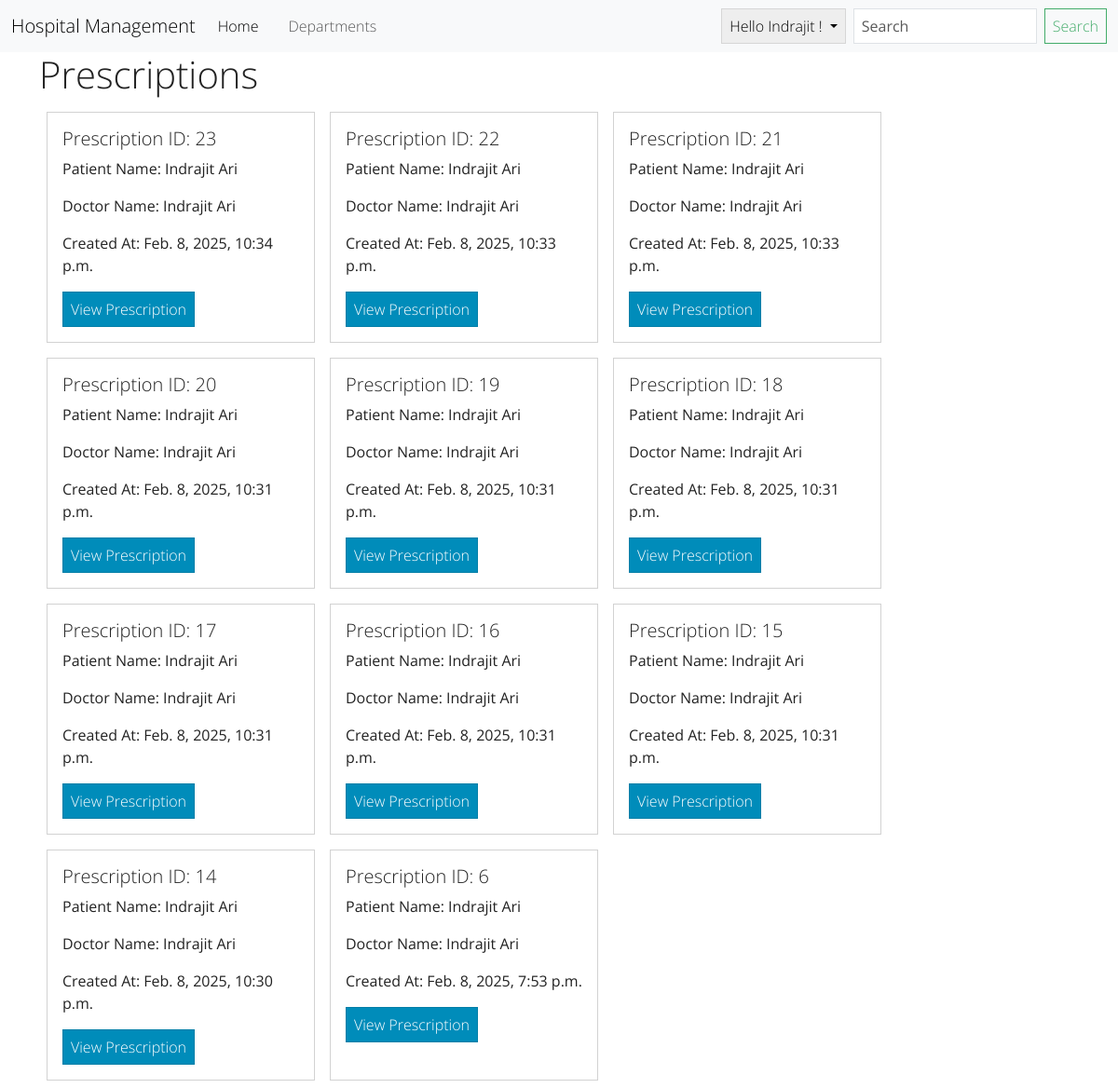
The app's page /prescriptions/ (signed in) with its own data.
### hospital/models.py (models this page shows, shortened)
class User(AbstractUser):
    username = None
    first_name = models.CharField(max_length=20)
    last_name = models.CharField(max_length=50)
    email = models.EmailField(unique=True)
    hospital = models.ForeignKey(
        'Hospital', on_delete=models.SET_NULL, null=True, blank=True)
    department = models.ForeignKey(
        Department, on_delete=models.SET_NULL, null=True, blank=True)
    role = models.CharField(max_length=20, choices=[
        ('admin', 'Admin'),
        ('doctor', 'Doctor'),
        ('staff', 'Staff'),
        ('patient', 'Patient')
    ], default='patient')
    groups = models.ManyToManyField(
        Group, related_name="hospital_users", blank=True)
    user_permissions = models.ManyToManyField(
        Permission, related_name="hospital_users_permissions", blank=True)
    abha_id = models.CharField(max_length=15, blank=True, null=True)
    USERNAME_FIELD = 'email'
    REQUIRED_FIELDS = []
    objects = CustomUserManager()

class Prescription(models.Model):
    id = models.AutoField(primary_key=True)
    patient = models.ForeignKey(User, on_delete=models.CASCADE)
    doctor = models.ForeignKey(
        User, on_delete=models.CASCADE, related_name='doctor_prescriptions')
    hospital = models.ForeignKey(Hospital, on_delete=models.CASCADE)
    age = models.IntegerField()
    weight = models.FloatField(blank=True, null=True)
    content = models.TextField()
    medicines = models.ManyToManyField(Medicine, null=True)  # Link medicine
    created_at = models.DateTimeField(auto_now_add=True)
    class Meta:
        ordering = ["created_at"]

### hospital_management/views.py (the view)
# urls.py: path("prescriptions/", views.get_prescriptions, name="patient_prescriptions"),
def get_prescriptions(request):
    prescriptions = Prescription.objects.filter(patient=request.user).order_by('-created_at').all()
    return render(request, 'prescriptions.html', {'prescriptions': prescriptions})

### templates/prescriptions.html (shortened to what this page needs)
{% extends "layout.html" %}
{% block content %}
<div class="container">
    <h1 class="ml-4">Prescriptions</h1>
    <div class="d-flex flex-wrap">
        {% for prescription in prescriptions %}
        <div class="card m-2" style="width: 18rem;">
            <div class="card-body">
                <h5 class="card-title">Prescription ID: {{ prescription.id }}</h5>
                <p class="card-text">Patient Name: {{ prescription.patient.first_name  }} {{prescription.patient.last_name}}</p>
                <p class="card-text">Doctor Name: {{ prescription.doctor.first_name }} {{prescription.doctor.last_name}}</p>
                <p class="card-text">Created At: {{ prescription.created_at }}</p>
                <a href="{% url 'show_prescription' prescription.id %}" class="btn btn-primary">View Prescription</a>
            </div>
        </div>
        {% endfor %}
    </div>
</div>
{% endblock content %}

### templates/partials/navbar.html (shortened to what this page needs)
<nav class="navbar navbar-expand-lg bg-body-tertiary">
    <div class="container-fluid">
      <a class="navbar-brand" href="{% url "home" %}">Hospital Management</a>
      <div class="collapse navbar-collapse" id="navbarSupportedContent">
        <ul class="navbar-nav me-auto mb-2 mb-lg-0">
          <li class="nav-item">
            <a class="nav-link active" aria-current="page" href="{% url "home" %}">Home</a>
          </li>
          {% if request.user.is_authenticated%}
          {% if request.user.role == "doctor" %}
          <li class="nav-item">
            <a class="nav-link" href="{% url 'doctor_dashboard' %}"></a>
          </li>
          {%endif %}
          <a href="{% url "departments" %}" class="nav-link">Departments </a>
          {% endif %}
        </ul>
        {%if request.user.is_authenticated %}
        <div class="dropdown mx-2">
          <button class="btn btn-secondary dropdown-toggle" type="button" data-bs-toggle="dropdown" aria-expanded="false">
           Hello  {{request.user.first_name}} !
          </button>
        </div>
        <form class="d-flex" role="search" action="{% url 'search' %}" method="GET">
          <input class="form-control me-2" type="search" placeholder="Search" name="q" aria-label="Search">
          <button class="btn btn-outline-success" type="submit">Search</button>
        </form>
        {% endif %}
      </div>
    </div>
  </nav>

### records on screen
User: user.first_name "Indrajit"
Prescription: id "23", patient.first_name "Indrajit", patient.last_name "Ari", doctor.first_name "Indrajit", doctor.last_name "Ari", created_at "Feb. 8, 2025, 10:34 p.m."
Prescription: id "22", patient.first_name "Indrajit", patient.last_name "Ari", doctor.first_name "Indrajit", doctor.last_name "Ari", created_at "Feb. 8, 2025, 10:33 p.m."
Prescription: id "21", patient.first_name "Indrajit", patient.last_name "Ari", doctor.first_name "Indrajit", doctor.last_name "Ari", created_at "Feb. 8, 2025, 10:33 p.m."
Prescription: id "20", patient.first_name "Indrajit", patient.last_name "Ari", doctor.first_name "Indrajit", doctor.last_name "Ari", created_at "Feb. 8, 2025, 10:31 p.m."
Prescription: id "19", patient.first_name "Indrajit", patient.last_name "Ari", doctor.first_name "Indrajit", doctor.last_name "Ari", created_at "Feb. 8, 2025, 10:31 p.m."
Prescription: id "18", patient.first_name "Indrajit", patient.last_name "Ari", doctor.first_name "Indrajit", doctor.last_name "Ari", created_at "Feb. 8, 2025, 10:31 p.m."
Prescription: id "17", patient.first_name "Indrajit", patient.last_name "Ari", doctor.first_name "Indrajit", doctor.last_name "Ari", created_at "Feb. 8, 2025, 10:31 p.m."
Prescription: id "16", patient.first_name "Indrajit", patient.last_name "Ari", doctor.first_name "Indrajit", doctor.last_name "Ari", created_at "Feb. 8, 2025, 10:31 p.m."
Prescription: id "15", patient.first_name "Indrajit", patient.last_name "Ari", doctor.first_name "Indrajit", doctor.last_name "Ari", created_at "Feb. 8, 2025, 10:31 p.m."
Prescription: id "14", patient.first_name "Indrajit", patient.last_name "Ari", doctor.first_name "Indrajit", doctor.last_name "Ari", created_at "Feb. 8, 2025, 10:30 p.m."
Prescription: id "6", patient.first_name "Indrajit", patient.last_name "Ari", doctor.first_name "Indrajit", doctor.last_name "Ari", created_at "Feb. 8, 2025, 7:53 p.m."
